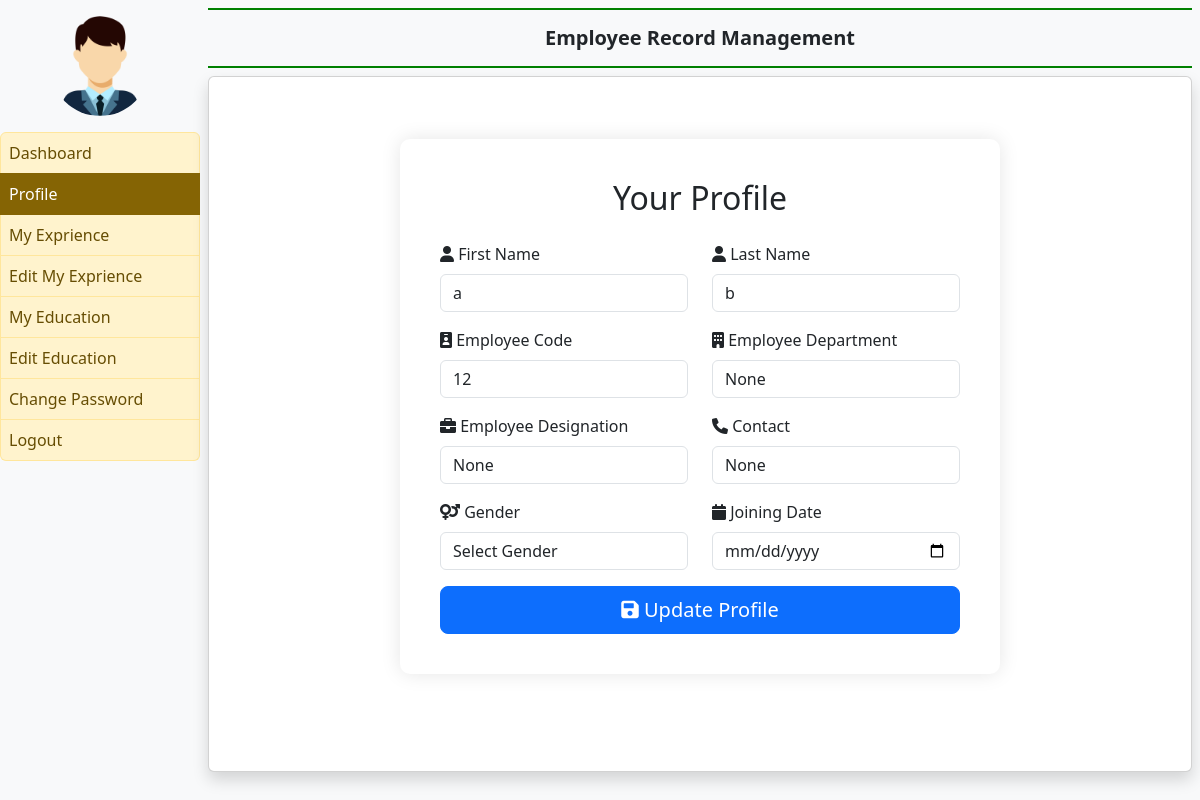
Page /profile/ (signed in) on the committed database.
### employeeApp/models.py (models this page shows, shortened)
class EmployeeDetail(models.Model):
    user = models.ForeignKey(User, on_delete=models.CASCADE)
    emcode = models.CharField(max_length=50)
    empdept = models.CharField(max_length=50, null=True)
    designation = models.CharField(max_length=50, null=True)
    contact = models.CharField(max_length=15, null=True)
    gender = models.CharField(max_length=50, null=True)
    joiningdate = models.DateField(null=True)

### employeeApp/views.py (the view, shortened to what this page needs)
# urls.py: path('profile/',views.profile,name='profile'),
def profile(request):
    if not request.user.is_authenticated:
        return redirect('emp_login')
    error = ""
    user = request.user
    try:
        employee = EmployeeDetail.objects.get(user=request.user)
    except EmployeeDetail.DoesNotExist:
        employee = EmployeeDetail(user=request.user)
        employee.save()
    return render(request, 'profile.html', locals())

### templates/profile.html (shortened to what this page needs)
{% extends "emp_base.html" %}
{% block main %}
<!DOCTYPE html>
<html lang="en">
  <head>
    <link
      href="https://stackpath.bootstrapcdn.com/bootstrap/5.3.0/css/bootstrap.min.css"
      rel="stylesheet"
    />
    <link
      rel="stylesheet"
      href="https://cdnjs.cloudflare.com/ajax/libs/font-awesome/6.0.0/css/all.min.css"
    />
  </head>
  <body>
    <div class="container">
      <div class="profile-container mx-auto">
        <h2 class="text-center mb-4">Your Profile</h2>
        <form method="get" name="profile_form">
          <div class="mb-3 row">
            <div class="col">
              <label for="firstname" class="form-label"
                ><i class="fas fa-user"></i> First Name</label
              >
              <input
                type="text"
                name="firstname"
                class="form-control"
                id="firstname"
                placeholder="Enter your first name"
                pattern="[A-Za-z]+"
                value="{{ employee.user.first_name }}"
              />
            </div>
            <div class="col">
              <label for="lastname" class="form-label"
                ><i class="fas fa-user"></i> Last Name</label
              >
              <input
                type="text"
                name="lastname"
                class="form-control"
                id="lastname"
                placeholder="Enter your last name"
                value="{{ employee.user.last_name }}"
              />
            </div>
          </div>
          <div class="mb-3 row">
            <div class="col">
              <label for="employeecode" class="form-label"
                ><i class="fas fa-id-badge"></i> Employee Code</label
              >
              <input
                type="text"
                name="employeecode"
                class="form-control"
                id="employeecode"
                placeholder="Enter your employee code"
                value="{{ employee.emcode }}"
              />
            </div>
            <div class="col">
              <label for="department" class="form-label"
                ><i class="fas fa-building"></i> Employee Department</label
              >
              <input
                type="text"
                name="department"
                class="form-control"
                id="department"
                placeholder="Enter your department"
                value="{{ employee.empdept }}"
              />
            </div>
          </div>
          <div class="mb-3 row">
            <div class="col">
              <label for="designation" class="form-label"
                ><i class="fas fa-briefcase"></i> Employee Designation</label
              >
              <input
                type="text"
                name="designation"
                class="form-control"
                id="designation"
                placeholder="Enter your designation"
                value="{{ employee.designation }}"
              />
            </div>
            <div class="col">
              <label for="contact" class="form-label"
                ><i class="fas fa-phone"></i> Contact</label
              >
              <input
                type="tel"
                name="contact"
                class="form-control"
                id="contact"
                placeholder="Enter your contact number"
                value="{{ employee.contact }}"
              />
            </div>
          </div>
          <div class="mb-3 row">
            <div class="col">
              <label for="gender" class="form-label"
                ><i class="fas fa-venus-mars"></i> Gender</label
              >
              <select name="gender" class="form-control" id="gender" required>
                <option value="">Select Gender</option>
              </select>
            </div>
            <div class="col">
              <label for="joining_date" class="form-label"
                ><i class="fas fa-calendar"></i> Joining Date</label
              >
              <input
                type="date"
                name="joining_date"
                class="form-control"
                id="joining_date"
                value="{{ employee.joining_date|date:'Y-m-d' }}"
                required
              />
            </div>
          </div>
          <div class="d-grid">
            <button type="submit" class="btn btn-primary btn-lg">
              <i class="fas fa-save"></i> Update Profile
            </button>
          </div>
        </form>
      </div>
    </div>
  </body>
</html>
{% endblock %}

### templates/profile.html (style rules this page uses)
body { background-color: #f8f9fa; }
.profile-container { margin-top: 5%; max-width: 600px; background-color: white; padding: 40px; border-radius: 10px; box-shadow: 0 0 20px rgba(0, 0, 0, 0.1); }

### rows in the picture
EmployeeDetail: firstname "a", lastname "b", employeecode "12", department "None", designation "None", contact "None"
